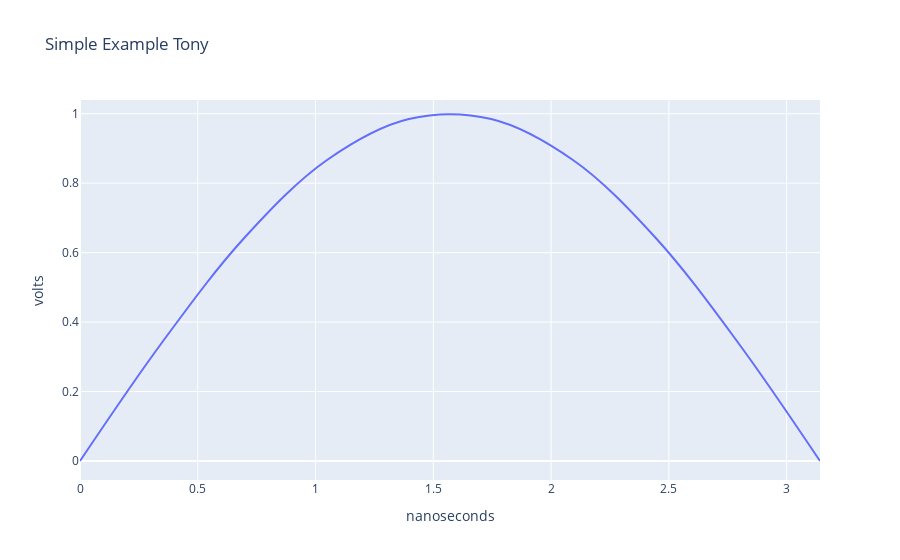

Notebook code cell kept with this figure:
### Code cell
x = np.linspace(0, np.pi, 10)

layout = go.Layout(
    title="Simple Example Tony",
    yaxis=dict(
        title='volts'
    ),
    xaxis=dict(title='nanoseconds'
    )
)

trace1 = go.Scatter(
    x=x,
    y=np.sin(x),
    mode='lines',
    name='sin(x)',
    line=dict(
        shape='spline'
    )
)

fig = go.Figure(data=[trace1], layout=layout)
py.offline.iplot(fig)

### Figure 1 — Plotly figure (JSON) as saved in the notebook; plotly's stock layout.template omitted (floating-point values rounded to 4 significant figures)
{"data": [{"line": {"shape": "spline"}, "mode": "lines", "name": "sin(x)", "type": "scatter", "x": [0, 0.3491, 0.6981, 1.047, 1.396, 1.745, 2.094, 2.443, 2.793, 3.142], "y": [0, 0.342, 0.6428, 0.866, 0.9848, 0.9848, 0.866, 0.6428, 0.342, 1.225e-16]}], "layout": {"title": {"text": "Simple Example Tony"}, "xaxis": {"title": {"text": "nanoseconds"}}, "yaxis": {"title": {"text": "volts"}}}}
